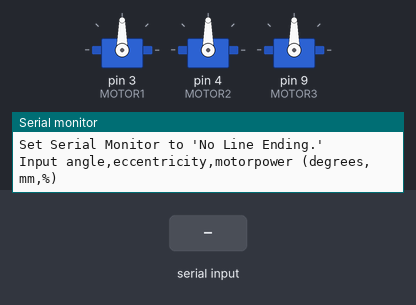
Simulated run of this sketch. Board: Arduino Uno, built with avr-gcc and run on an emulated ATmega328P. Shown: 3 × servo, the last lines printed to the serial monitor. The test bench sets the inputs (shaded band).

Above: at 1.2 s.
1.3 s: "90,45,200\n" received over Serial
At 2.0 s:
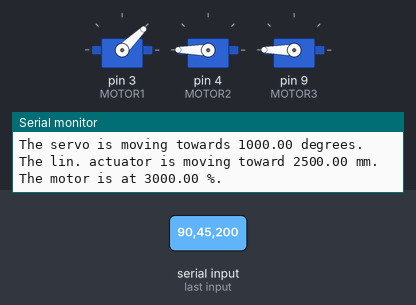
2.8 s: "30,150,10\n" received over Serial
At 3.1 s:
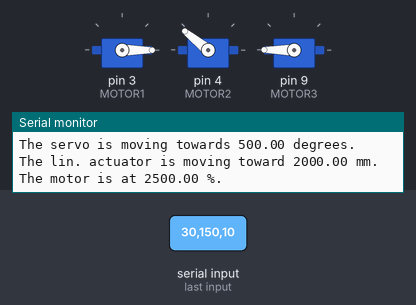
5.8 s: "30,150\n" received over Serial
At 7.3 s:
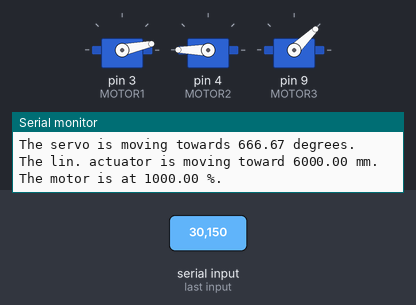
8.3 s: "200\n" received over Serial
At 11.0 s:
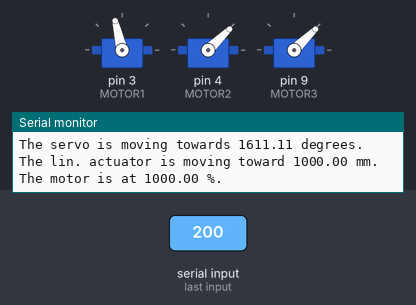
11.3 s: "1,90,45\n" received over Serial
At 12.0 s:
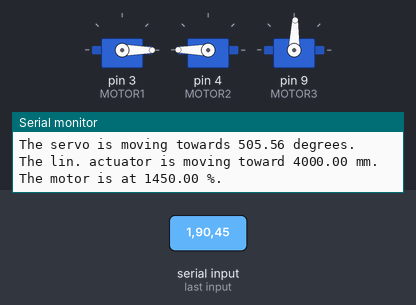
12.8 s: "5\n" received over Serial
At 14.8 s:
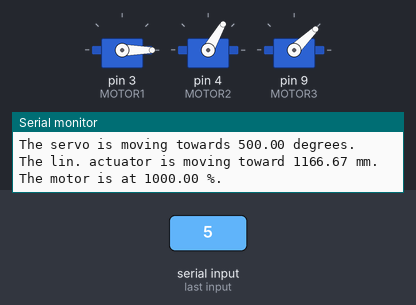
Timing chart, 0 to 16.3 s (numbered marks = the images above; inputs shaded):
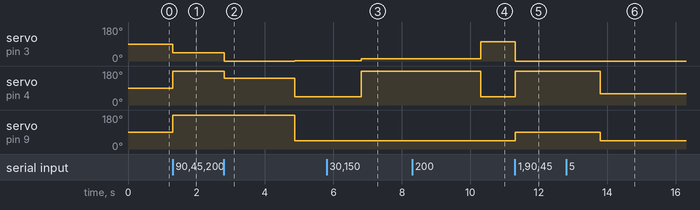

The sketch:

redboard_test_9-30-2022.ino
```cpp
#include <Servo.h>

//pins for servo, lin actuator, ESC
#define MOTOR1 3
#define MOTOR2 4
#define MOTOR3 9

Servo servo1; //variable of Servo type named servo1
Servo lin_act;
Servo ESC;

//Functions
float degree2ms(float degrees){  //Convert Degrees to microseconds, which is read by servos
  return 500 + (degrees * 200.0/18);
}

float gear_ratio(float circle){  //converts input angle (which can be 0 to 360) to the angle of motion of the servo (currently 180 deg.)
  return  circle/2;
}

float eccen2ms(float eccen){  //Convert eccen to microseconds, which is read by the linear actuator
  return 1000 + (eccen * 1000.0/30);
}

float esc2ms(float esc){ //Convert esc to microseconds, which is read by the ESC
  return 1000 + (esc *10);
}

void setup(){
  Serial.begin(9600);

  servo1.attach(MOTOR1);
  lin_act.attach(MOTOR2);
  ESC.attach(MOTOR3);

  // Wait for serial port to connect
  while(!Serial);
  Serial.println("Ready. \nSet Serial Monitor to 'No Line Ending.' \nInput angle,eccentricity,motorpower (degrees,mm,%)");

}

void loop(){

  if(Serial.available()){
    float input_angle = Serial.parseFloat();
    float angle = gear_ratio(input_angle);
    angle = degree2ms(angle);

    float input_eccen = Serial.parseFloat();
    float eccen = eccen2ms(input_eccen);

    float input_esc = Serial.parseFloat();
    float esc = esc2ms(input_esc);

    servo1.writeMicroseconds(angle);
    lin_act.writeMicroseconds(eccen);
    ESC.writeMicroseconds(esc);

    Serial.print("The servo is moving towards ");
    Serial.print(angle);
    Serial.print(" degrees. \nThe lin. actuator is moving toward ");
    Serial.print(eccen);
    Serial.print(" mm. \nThe motor is at ");
    Serial.print(esc);
    Serial.print(" %. \n");

  }
}
```

Measured:
- after the input at 1.3 s, servo on pin 3 (MOTOR1): 90° → 44° at once; servo on pin 4 (MOTOR2), servo on pin 9 (MOTOR3): 90° → 180° at once
- after the input at 2.8 s, servo on pin 3 (MOTOR1): 44° → 0° after 0.01 s instead of 1.6 s; servo on pin 4 (MOTOR2): 180° → 141° at once, → 44° 2.1 s later; servo on pin 9 (MOTOR3): 180° → 44° after 2.1 s instead of 1.6 s
- after the input at 5.8 s, servo on pin 3 (MOTOR1): 1° → 12° after 1.0 s; servo on pin 4 (MOTOR2): 44° → 180° after 1.0 s
- after the input at 8.3 s, servo on pin 3 (MOTOR1): 12° → 103° after 2.0 s; servo on pin 4 (MOTOR2): 180° → 44° after 2.0 s
- after the input at 11.3 s, servo on pin 3 (MOTOR1): 103° → 0° at once; servo on pin 4 (MOTOR2): 44° → 180° at once; servo on pin 9 (MOTOR3): 44° → 88° at once
- after the input at 12.8 s, servo on pin 4 (MOTOR2): 180° → 60° after 1.0 s; servo on pin 9 (MOTOR3): 88° → 44° after 1.0 s instead of 1.6 s
